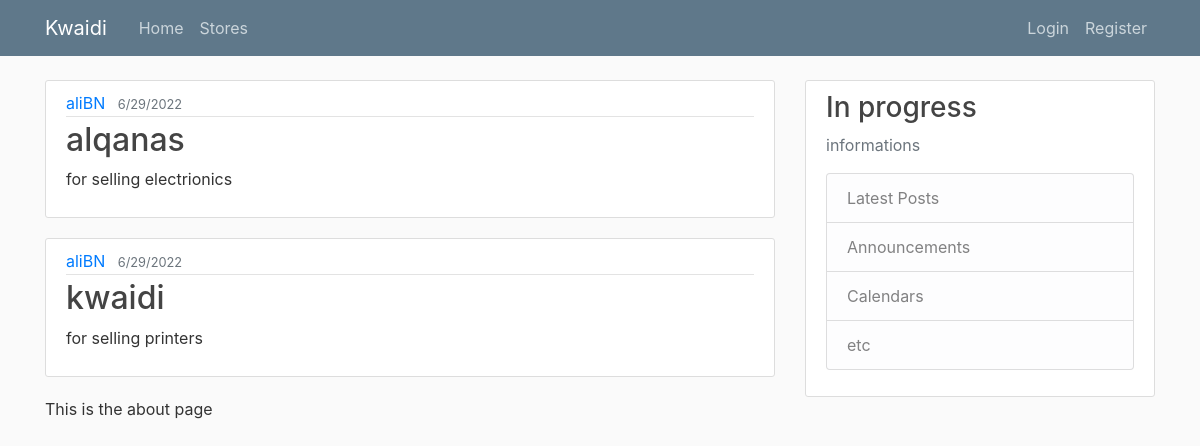
Page /about/ on the earlier database version.
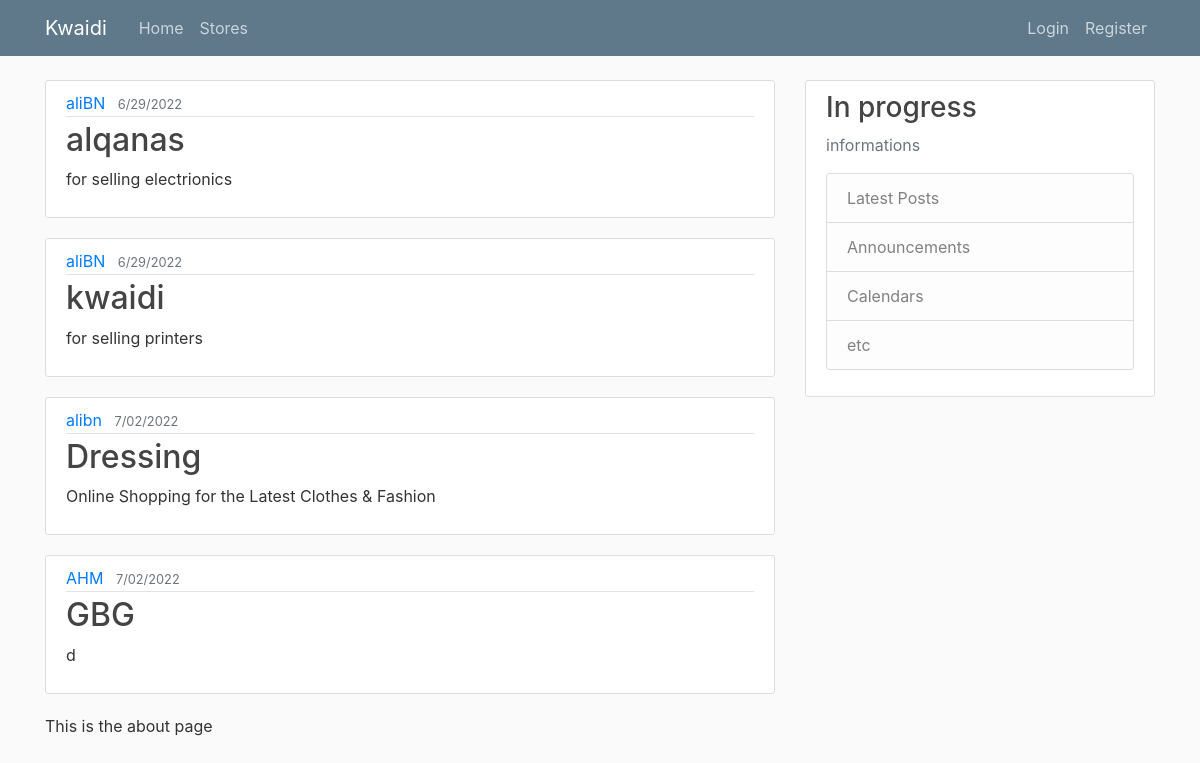
Same page on the later database version.
### playground/models.py (models this page shows, shortened)
class store(models.Model):
    name = models.CharField(max_length=120)
    describtion = models.TextField()
    date_created = models.DateTimeField(default=timezone.now)
    owner = models.ForeignKey(User, on_delete=models.CASCADE)

### playground/views.py (the view)
# urls.py: path('about/', views.about, name='store-about')
def about(req):
    content = {
        'acc': store.objects.all(),
        'title': 'about page'
    }
    return render(req, 'storefront/about.html', content)

### playground/templates/storefront/about.html (shortened to what this page needs)
{% extends "storefront/base.html" %} {% block content%} {% for account in acc%}
<article class="media content-section">
  <div class="media-body">
    <div class="article-metadata">
      <a class="mr-2" href="#">{{ account.owner }}</a>
      <small class="text-muted">{{ account.date_created | date:"n/d/Y"}}</small>
    </div>
    <h2><a class="article-title" href="#">{{ account.name }}</a></h2>
    <p class="article-content">{{ account.describtion }}</p>
  </div>
</article>
{%endfor%}
<p>This is the about page</p>
{%endblock content%}

### playground/templates/storefront/base.html (shortened to what this page needs)
{% load static %}
<!DOCTYPE html>
<html>
  <head>
    <link
      rel="stylesheet"
      href="https://cdn.jsdelivr.net/npm/bootstrap@4.0.0/dist/css/bootstrap.min.css"
    />
    <link rel="stylesheet" type="text/css" href="{% static 'storefront/main.css' %}">
  </head>
  <body>
    <header class="site-header">
      <nav class="navbar navbar-expand-md navbar-dark bg-steel fixed-top">
        <div class="container">
          <a class="navbar-brand mr-4" href="{% url 'store-home' %}">Kwaidi</a>
          <div class="collapse navbar-collapse" id="navbarToggle">
            <div class="navbar-nav mr-auto">
              <a class="nav-item nav-link" href="{% url 'store-home' %}">Home</a>
              <a class="nav-item nav-link" href="{% url 'store-about' %}">Stores</a>
            </div>
            <div class="navbar-nav">
              {% if user.is_authenticated %}
                <a class="nav-item nav-link" href="{% url 'profile' %}">Profile</a>
                <a class="nav-item nav-link" href="{% url 'logout' %}">Logout</a>
              {% else %}
                <a class="nav-item nav-link" href="{% url 'login' %}">Login</a>
                <a class="nav-item nav-link" href="{% url 'register' %}">Register</a>
              {%endif%}
            </div>
          </div>
        </div>
      </nav>
    </header>
    <main role="main" class="container">
        <div class="row">
          <div class="col-md-8">
            {% block content %}{% endblock %}
          </div>
          <div class="col-md-4">
            <div class="content-section">
              <h3>In progress</h3>
              <p class='text-muted'>informations
                <ul class="list-group">
                  <li class="list-group-item list-group-item-light">Latest Posts</li>
                  <li class="list-group-item list-group-item-light">Announcements</li>
                  <li class="list-group-item list-group-item-light">Calendars</li>
                  <li class="list-group-item list-group-item-light">etc</li>
                </ul>
              </p>
            </div>
          </div>
        </div>
      </main>
  </body>
</html>

### playground/static/storefront/main.css (style rules this page uses)
body { background: #fafafa; color: #333333; margin-top: 5rem; }
h1, h2, h3, h4, h5, h6 { color: #444444; }
ul { margin: 0; }
.bg-steel { background-color: #5f788a; }
.site-header .navbar-nav .nav-link { color: #cbd5db; }
.content-section { background: #ffffff; padding: 10px 20px; border: 1px solid #dddddd; border-radius: 3px; margin-bottom: 20px; }
.article-title { color: #444444; }
.article-content { white-space: pre-line; }
.article-metadata { padding-bottom: 1px; margin-bottom: 4px; border-bottom: 1px solid #e3e3e3; }

Differences in the rows shown:
added store: owner "alibn", date_created "7/02/2022", name "Dressing", describtion "Online Shopping for the Latest Clothes & Fashion"
added store: owner "AHM", date_created "7/02/2022", name "GBG", describtion "d"
